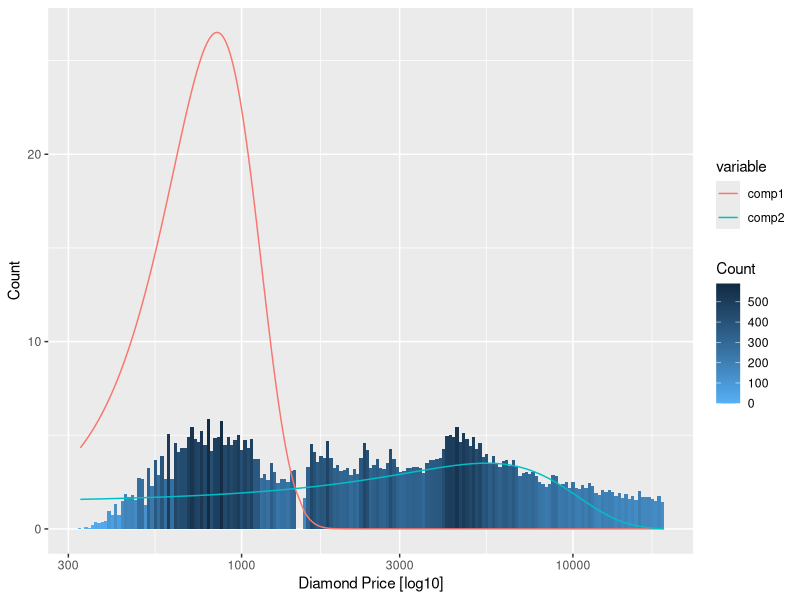

Write R code to recreate this figure.
library(ggplot2)
library(scales)
library(RColorBrewer)
library(reshape)
library(mixtools)

NUM_COMPONENTS <- 2

set.seed(12345) # for reproducibility

data(diamonds, package='ggplot2')  # use built-in data
myData <- diamonds$price

# extract 'k' components from mixed distribution 'data'
mix.info <- normalmixEM(myData, k = NUM_COMPONENTS,
                        maxit = 100, epsilon = 0.01)
summary(mix.info)

numComponents <- length(mix.info$sigma)
message("Extracted number of component distributions: ",
        numComponents)

calc.components <- function(x, mix, comp.number) {
  
  length(x) * mix$lambda[comp.number] *
    dnorm(x, mean = mix$mu[comp.number], sd = mix$sigma[comp.number])
}

# create a data frame with columns consisting of
# calculated values for each component distribution
my.df <- data.frame(comp1 = calc.components(myData, mix.info, 1),
                    comp2 = calc.components(myData, mix.info, 2),
                    data = myData)

# convert to long format
my.df.long <- melt(my.df, id.vars = "data")

# we could select needed number of colors randomly:
#DISTRIB_COLORS <- sample(colors(), numComponents)

# or, better, use a palette with more color differentiation:
DISTRIB_COLORS <- brewer.pal(numComponents, "Set1")

g <- ggplot(my.df) +
  geom_histogram(aes(x = data, y = 0.01 * ..count..,
                     fill = ..count..),
                 binwidth = 0.01) +
  geom_line(data = my.df.long,
            aes(x = data, y = value, color = variable)) +
  scale_x_log10("Diamond Price [log10]", labels = prettyNum) +
  scale_y_continuous("Count") +
  scale_fill_continuous("Count", low="#56B1F7", high="#132B43")
print(g)

#print(g + distComps)
